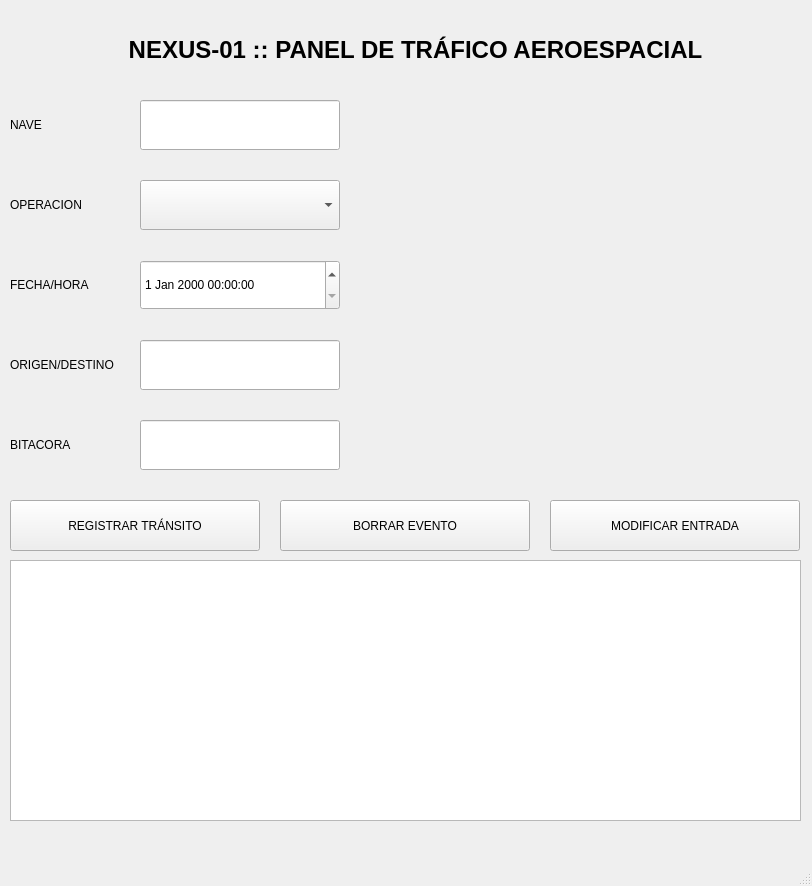
<?xml version="1.0" encoding="UTF-8"?>
<ui version="4.0">
 <class>MainWindow</class>
 <widget class="QMainWindow" name="MainWindow">
  <property name="geometry">
   <rect>
    <x>0</x>
    <y>0</y>
    <width>812</width>
    <height>886</height>
   </rect>
  </property>
  <property name="windowTitle">
   <string>MainWindow</string>
  </property>
  <widget class="QWidget" name="centralwidget">
   <widget class="QLabel" name="label">
    <property name="geometry">
     <rect>
      <x>0</x>
      <y>0</y>
      <width>831</width>
      <height>101</height>
     </rect>
    </property>
    <property name="text">
     <string>&lt;html&gt;&lt;head/&gt;&lt;body&gt;&lt;p align=&quot;center&quot;&gt;&lt;span style=&quot; font-size:18pt; font-weight:600;&quot;&gt;NEXUS-01 :: PANEL DE TRÁFICO AEROESPACIAL&lt;/span&gt;&lt;/p&gt;&lt;/body&gt;&lt;/html&gt;</string>
    </property>
   </widget>
   <widget class="QLabel" name="label_2">
    <property name="geometry">
     <rect>
      <x>10</x>
      <y>100</y>
      <width>131</width>
      <height>50</height>
     </rect>
    </property>
    <property name="text">
     <string>NAVE</string>
    </property>
   </widget>
   <widget class="QLabel" name="label_3">
    <property name="geometry">
     <rect>
      <x>10</x>
      <y>180</y>
      <width>131</width>
      <height>50</height>
     </rect>
    </property>
    <property name="text">
     <string>OPERACION</string>
    </property>
   </widget>
   <widget class="QLabel" name="label_4">
    <property name="geometry">
     <rect>
      <x>10</x>
      <y>260</y>
      <width>131</width>
      <height>50</height>
     </rect>
    </property>
    <property name="text">
     <string>FECHA/HORA</string>
    </property>
   </widget>
   <widget class="QLabel" name="label_5">
    <property name="geometry">
     <rect>
      <x>10</x>
      <y>340</y>
      <width>131</width>
      <height>50</height>
     </rect>
    </property>
    <property name="text">
     <string>ORIGEN/DESTINO</string>
    </property>
   </widget>
   <widget class="QLabel" name="label_6">
    <property name="geometry">
     <rect>
      <x>10</x>
      <y>420</y>
      <width>131</width>
      <height>50</height>
     </rect>
    </property>
    <property name="text">
     <string>BITACORA</string>
    </property>
   </widget>
   <widget class="QPushButton" name="btn_registrar">
    <property name="geometry">
     <rect>
      <x>10</x>
      <y>500</y>
      <width>250</width>
      <height>51</height>
     </rect>
    </property>
    <property name="text">
     <string>REGISTRAR TRÁNSITO</string>
    </property>
   </widget>
   <widget class="QPushButton" name="btn_borrar">
    <property name="geometry">
     <rect>
      <x>280</x>
      <y>500</y>
      <width>250</width>
      <height>51</height>
     </rect>
    </property>
    <property name="text">
     <string>BORRAR EVENTO</string>
    </property>
   </widget>
   <widget class="QPushButton" name="btn_modificar">
    <property name="geometry">
     <rect>
      <x>550</x>
      <y>500</y>
      <width>250</width>
      <height>51</height>
     </rect>
    </property>
    <property name="text">
     <string>MODIFICAR ENTRADA</string>
    </property>
   </widget>
   <widget class="QLineEdit" name="txt_nave">
    <property name="geometry">
     <rect>
      <x>140</x>
      <y>100</y>
      <width>200</width>
      <height>50</height>
     </rect>
    </property>
   </widget>
   <widget class="QLineEdit" name="txt_destino">
    <property name="geometry">
     <rect>
      <x>140</x>
      <y>340</y>
      <width>200</width>
      <height>50</height>
     </rect>
    </property>
   </widget>
   <widget class="QLineEdit" name="txt_bitacora">
    <property name="geometry">
     <rect>
      <x>140</x>
      <y>420</y>
      <width>200</width>
      <height>50</height>
     </rect>
    </property>
   </widget>
   <widget class="QDateTimeEdit" name="dt_fecha">
    <property name="geometry">
     <rect>
      <x>140</x>
      <y>260</y>
      <width>200</width>
      <height>50</height>
     </rect>
    </property>
   </widget>
   <widget class="QComboBox" name="box_operacion">
    <property name="geometry">
     <rect>
      <x>140</x>
      <y>180</y>
      <width>200</width>
      <height>50</height>
     </rect>
    </property>
   </widget>
   <widget class="QTableWidget" name="tb_vuelos">
    <property name="geometry">
     <rect>
      <x>10</x>
      <y>560</y>
      <width>791</width>
      <height>261</height>
     </rect>
    </property>
   </widget>
  </widget>
  <widget class="QMenuBar" name="menubar">
   <property name="geometry">
    <rect>
     <x>0</x>
     <y>0</y>
     <width>812</width>
     <height>25</height>
    </rect>
   </property>
  </widget>
  <widget class="QStatusBar" name="statusbar"/>
 </widget>
 <resources/>
 <connections/>
</ui>
